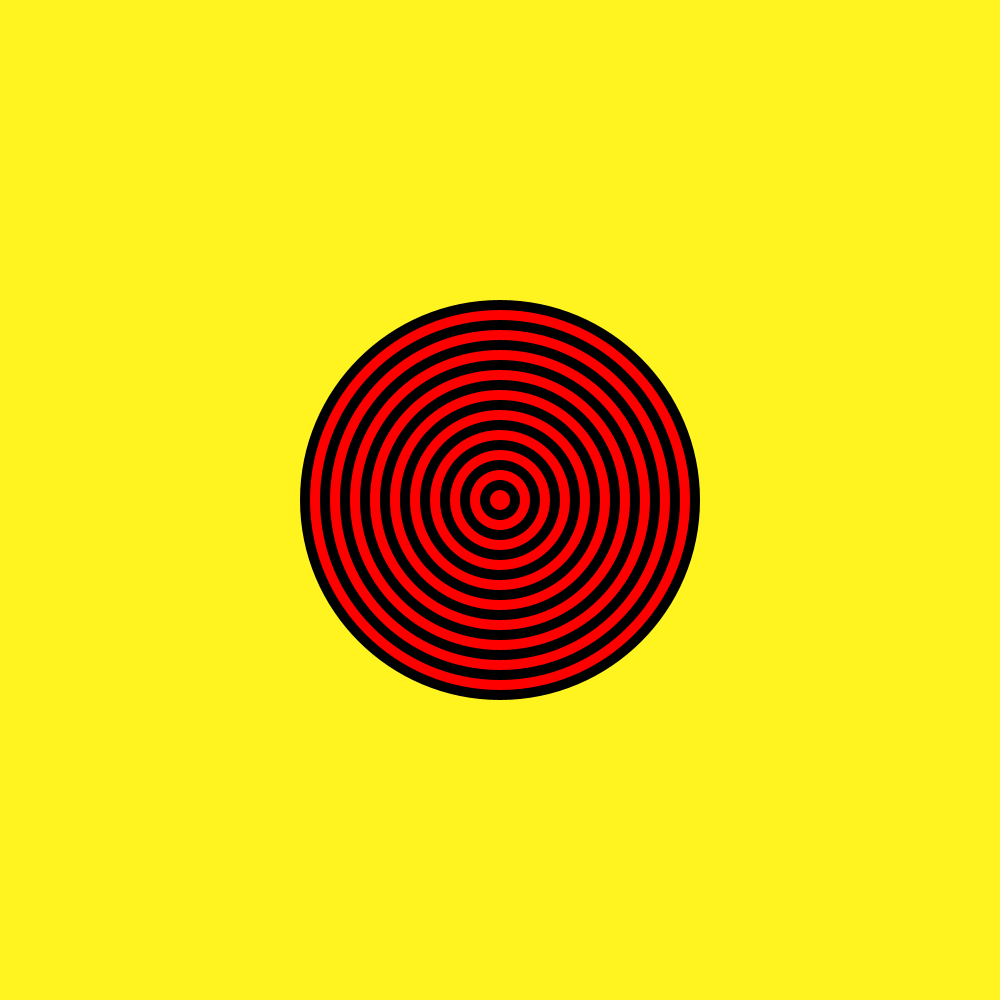
Frame 1 (no input)
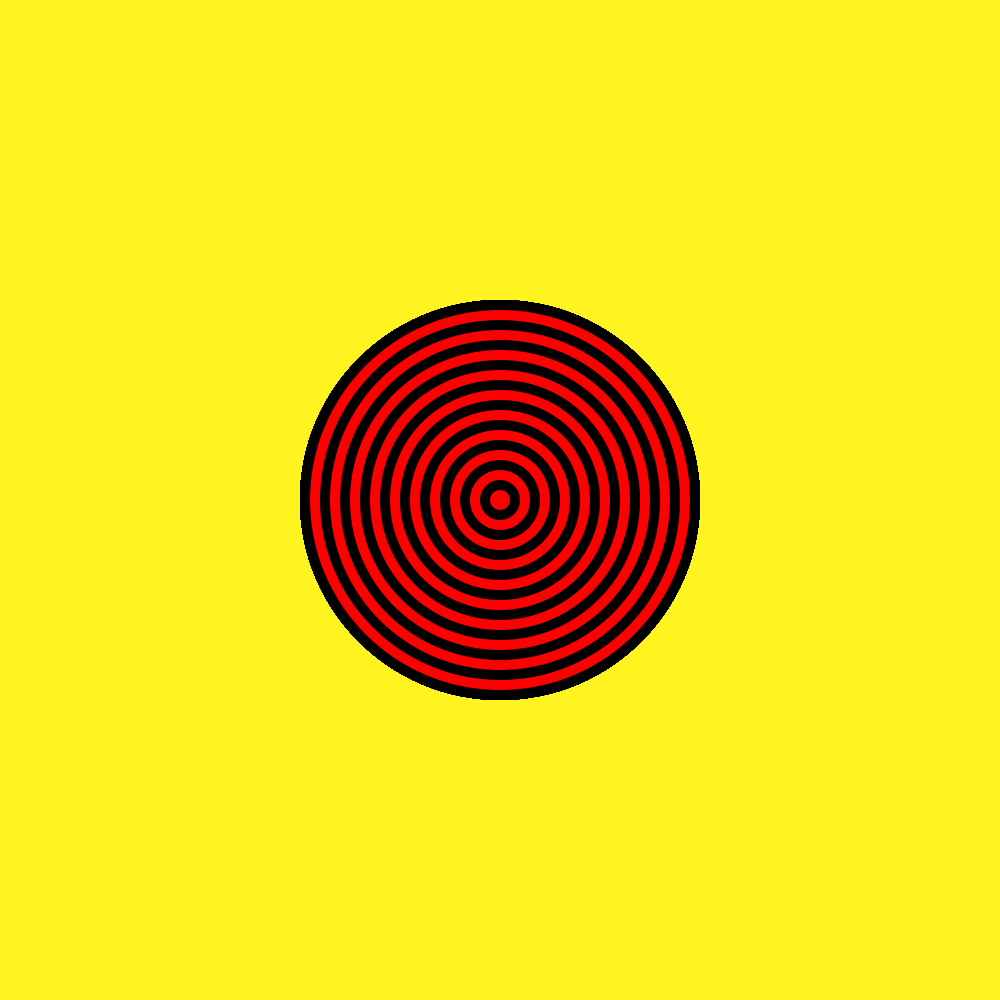
Frame 60 (the mouse pressed at the canvas centre just before this capture)
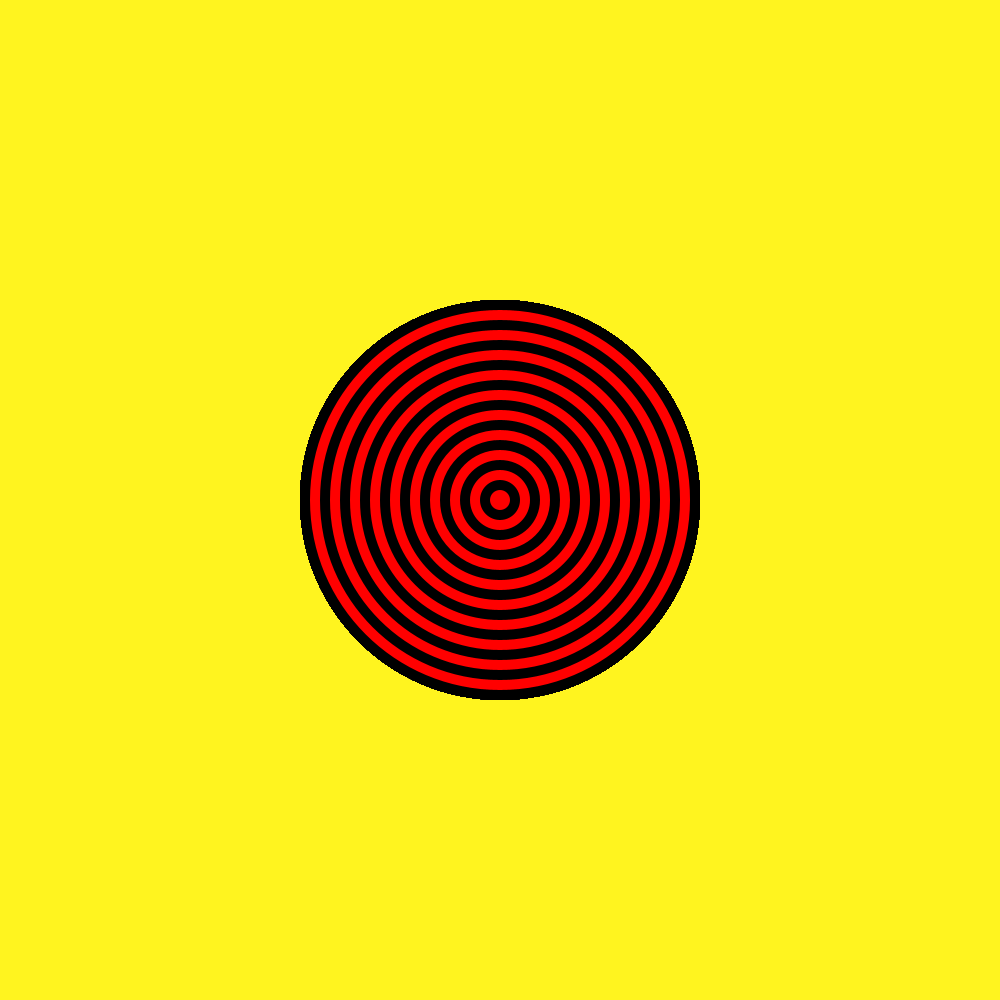
Frame 120 (the mouse held since frame 60 and released just before this capture)

The Processing sketch that drew these frames (run headless with seeded random() and noise(); from frame 60 on, the mouse is pressed at the canvas centre):

// Processing sketch: McBullseye
// ── McBullseye.pde
void setup(){
  size( 1000,1000);

background(#FFF41F);
}
    
    
 void draw(){

   for(int i =20; i>0; i--){
   
    if (i%2==0){
    fill(  #000000);
    }
    else{
      fill(#FF0000);
    }
    noStroke();
    ellipse(500, 500, 20*i, 20*i);
   
  }
 }
   
    
    
